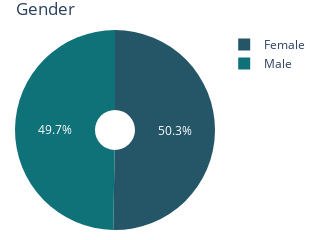

Write notebook code for a chart like this one.
### Code cell
genders = pd.DataFrame(df['Gender'].value_counts()).reset_index()

fig2 = px.pie(genders,
              values='count',
              names='Gender',
              color_discrete_sequence=px.colors.sequential.Aggrnyl,
              title='Gender',
              hole=0.2
             )

fig2.update_layout(
    height=200,
    width=300,
    margin=dict(l=10, r=10, t=30, b=10)
)

### Figure 1 — Plotly figure (JSON) as saved in the notebook; plotly's stock layout.template omitted (floating-point values rounded to 4 significant figures)
{"data": [{"domain": {"x": [0, 1], "y": [0, 1]}, "hole": 0.2, "hovertemplate": "Gender=%{label}<br>count=%{value}<extra></extra>", "labels": ["Female", "Male"], "legendgroup": "", "name": "", "showlegend": true, "type": "pie", "values": [1257, 1243]}], "layout": {"height": 200, "legend": {"tracegroupgap": 0}, "margin": {"b": 10, "l": 10, "r": 10, "t": 30}, "piecolorway": ["rgb(36, 86, 104)", "rgb(15, 114, 121)", "rgb(13, 143, 129)", "rgb(57, 171, 126)", "rgb(110, 197, 116)", "rgb(169, 220, 103)", "rgb(237, 239, 93)"], "title": {"text": "Gender"}, "width": 300}}
